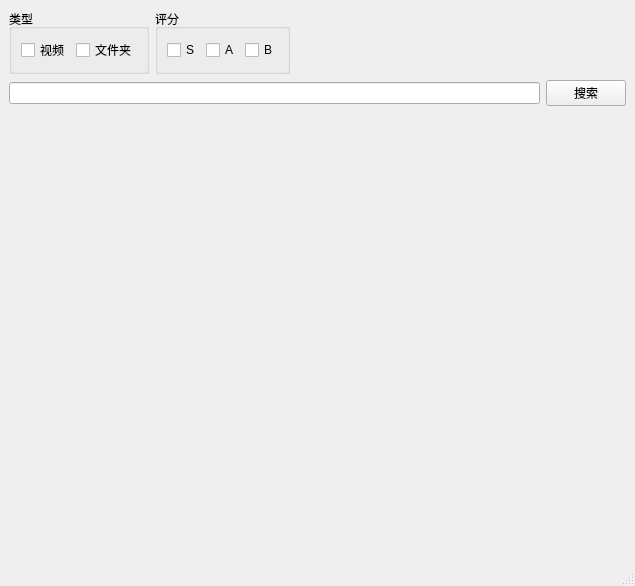
<?xml version="1.0" encoding="UTF-8"?>
<ui version="4.0">
 <class>MainWindow</class>
 <widget class="QMainWindow" name="MainWindow">
  <property name="geometry">
   <rect>
    <x>0</x>
    <y>0</y>
    <width>635</width>
    <height>586</height>
   </rect>
  </property>
  <property name="windowTitle">
   <string>MainWindow</string>
  </property>
  <widget class="QWidget" name="centralwidget">
   <layout class="QVBoxLayout" name="verticalLayout">
    <item>
     <layout class="QHBoxLayout" name="horizontalLayout">
      <item>
       <widget class="QGroupBox" name="groupBox_2">
        <property name="sizePolicy">
         <sizepolicy hsizetype="Maximum" vsizetype="Preferred">
          <horstretch>0</horstretch>
          <verstretch>0</verstretch>
         </sizepolicy>
        </property>
        <property name="title">
         <string>类型</string>
        </property>
        <layout class="QHBoxLayout" name="horizontalLayout_2">
         <item>
          <widget class="QCheckBox" name="checkBox">
           <property name="text">
            <string>视频</string>
           </property>
          </widget>
         </item>
         <item>
          <widget class="QCheckBox" name="checkBox_2">
           <property name="text">
            <string>文件夹</string>
           </property>
          </widget>
         </item>
        </layout>
       </widget>
      </item>
      <item>
       <widget class="QGroupBox" name="groupBox">
        <property name="title">
         <string>评分</string>
        </property>
        <layout class="QHBoxLayout" name="horizontalLayout_4">
         <item>
          <widget class="QCheckBox" name="checkBox_3">
           <property name="text">
            <string>S</string>
           </property>
          </widget>
         </item>
         <item>
          <widget class="QCheckBox" name="checkBox_4">
           <property name="text">
            <string>A</string>
           </property>
          </widget>
         </item>
         <item>
          <widget class="QCheckBox" name="checkBox_5">
           <property name="text">
            <string>B</string>
           </property>
          </widget>
         </item>
        </layout>
       </widget>
      </item>
      <item>
       <spacer name="horizontalSpacer">
        <property name="orientation">
         <enum>Qt::Horizontal</enum>
        </property>
        <property name="sizeHint" stdset="0">
         <size>
          <width>40</width>
          <height>20</height>
         </size>
        </property>
       </spacer>
      </item>
     </layout>
    </item>
    <item>
     <layout class="QHBoxLayout" name="horizontalLayout_3">
      <item>
       <widget class="QLineEdit" name="lineEdit"/>
      </item>
      <item>
       <widget class="QPushButton" name="pushButton">
        <property name="text">
         <string>搜索</string>
        </property>
       </widget>
      </item>
     </layout>
    </item>
    <item>
     <widget class="QWidget" name="widget" native="true">
      <property name="sizePolicy">
       <sizepolicy hsizetype="Preferred" vsizetype="Expanding">
        <horstretch>0</horstretch>
        <verstretch>0</verstretch>
       </sizepolicy>
      </property>
     </widget>
    </item>
   </layout>
  </widget>
  <widget class="QMenuBar" name="menubar">
   <property name="geometry">
    <rect>
     <x>0</x>
     <y>0</y>
     <width>635</width>
     <height>23</height>
    </rect>
   </property>
  </widget>
  <widget class="QStatusBar" name="statusbar"/>
 </widget>
 <resources/>
 <connections/>
</ui>
